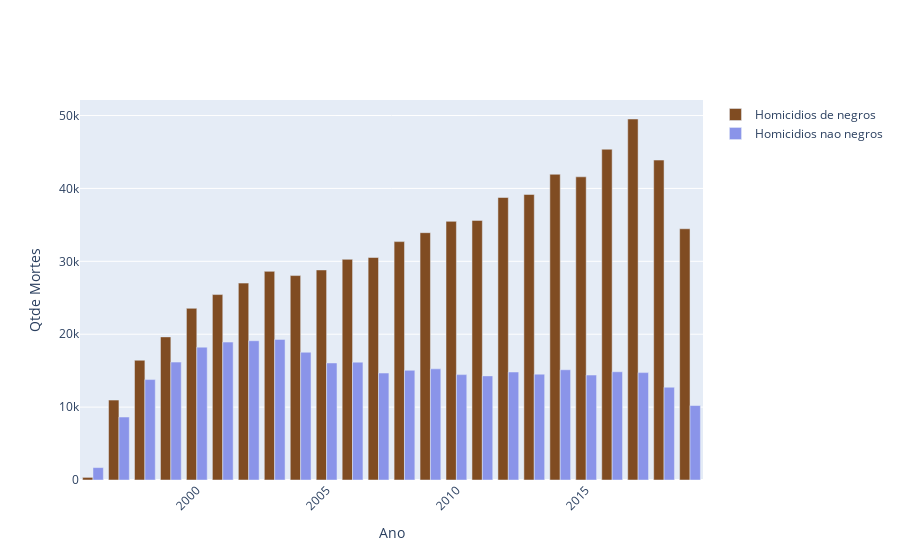

The cell this chart's notebook holds for it:
### Code cell
grafico = go.Figure()
grafico.add_trace(go.Bar(x = per, y = val, name = 'Homicidios de negros', marker_color= '#804c22')) # aqui especificamos a cor e o tipo de grafico
grafico.update_yaxes(title='Qtde Mortes', visible=True) #aqui renomeamos o eixo Y
grafico.update_xaxes(title='Ano', visible=True) #aqui renomeamos o eixo X

grafico.add_trace(go.Bar(x = per1, y = val1, name = 'Homicidios nao negros', marker_color = '#8a94e9')) # aqui especificamos a cor e o tipo de grafico
grafico.update_yaxes(title='Qtde Mortes', visible=True) #aqui renomeamos o eixo Y
grafico.update_xaxes(title='Ano', visible=True) #aqui renomeamos o eixo X

grafico.update_layout(barmode='group', xaxis_tickangle=-45,title="Homicídios de Negros x Não Negros") # Aqui usamos o cod para juntar os dois graficos e criar uma comparação

### Figure 1 — Plotly figure (JSON) as saved in the notebook; plotly's stock layout.template omitted (floating-point values rounded to 4 significant figures)
{"data": [{"marker": {"color": "#804c22"}, "name": "Homicidios de negros", "type": "bar", "x": [1996, 1997, 1998, 1999, 2000, 2001, 2002, 2003, 2004, 2005, 2006, 2007, 2008, 2009, 2010, 2011, 2012, 2013, 2014, 2015, 2016, 2017, 2018, 2019], "y": [359, 10970, 16430, 19632, 23549, 25438, 27011, 28621, 28045, 28817, 30272, 30523, 32702, 33929, 35480, 35616, 38755, 39169, 41941, 41592, 45378, 49524, 43890, 34466]}, {"marker": {"color": "#8a94e9"}, "name": "Homicidios nao negros", "type": "bar", "x": [1996, 1997, 1998, 1999, 2000, 2001, 2002, 2003, 2004, 2005, 2006, 2007, 2008, 2009, 2010, 2011, 2012, 2013, 2014, 2015, 2016, 2017, 2018, 2019], "y": [1703, 8640, 13778, 16171, 18226, 18921, 19106, 19287, 17526, 16056, 16168, 14671, 15053, 15249, 14458, 14283, 14816, 14518, 15121, 14399, 14850, 14734, 12729, 10217]}], "layout": {"autosize": true, "barmode": "group", "xaxis": {"autorange": true, "range": [1996.0, 2020.0], "tickangle": -45, "title": {"text": "Ano"}, "type": "linear", "visible": true}, "yaxis": {"autorange": true, "range": [0, 52130.0], "title": {"text": "Qtde Mortes"}, "type": "linear", "visible": true}}}
